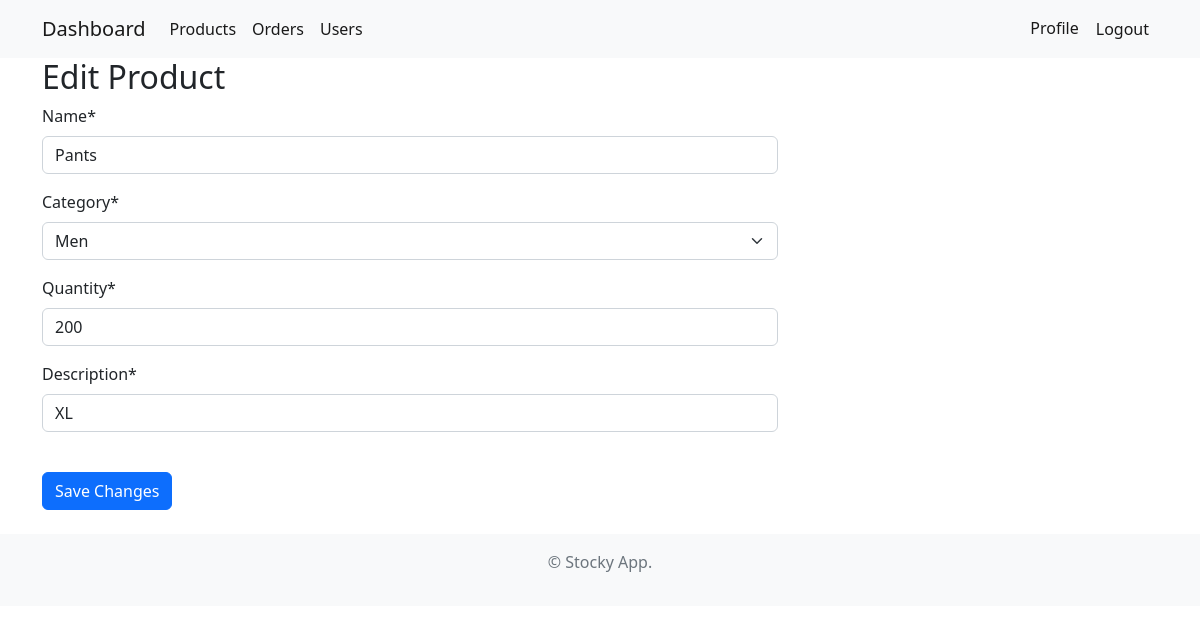
Screenshot of /products/edit/7/ (signed in) with the database file from the repository.
### inventory/models.py (models this page shows, shortened)
class Product(models.Model):
    name = models.CharField(max_length=100, null=True)
    category = models.CharField(max_length=20, choices=CATEGORY, null=True)
    quantity = models.PositiveIntegerField(null=True)
    description = models.CharField(max_length=200, null=True)

### inventory/views.py (the view)
# urls.py: path('products/edit/<int:product_id>/', views.edit_product, name='edit_product'),
@login_required
def edit_product(request, product_id):
    product = get_object_or_404(Product, id=product_id)
    if request.method == "POST":
        form = ProductForm(request.POST, instance=product)
        if form.is_valid():
            form.save()
            messages.success(request, "Product updated successfully.")
            return redirect("products")
    else:
        form = ProductForm(instance=product)
    context = {"form": form, "product": product}
    return render(request, "inventory/edit_product.html", context)

### inventory/forms.py
class ProductForm(forms.ModelForm):
    class Meta:
        model = Product
        fields = ["name", "category", "quantity", "description"]

### inventory/templates/inventory/edit_product.html (shortened to what this page needs)
{% extends 'inventory/base.html' %}
{% load crispy_forms_tags %}
{% block content %}
<div class="container">
    <div class="row">
        <div class="col-md-8">
            <h2>Edit Product</h2>
            <form method="POST">
                {{ form|crispy }}
                <br>
                <button type="submit" class="btn btn-primary">Save Changes</button>
            </form>
        </div>
    </div>
</div>
{% endblock %}

### rows the page displays
Product: name "Pants", category "Men", quantity "200", description "XL"
